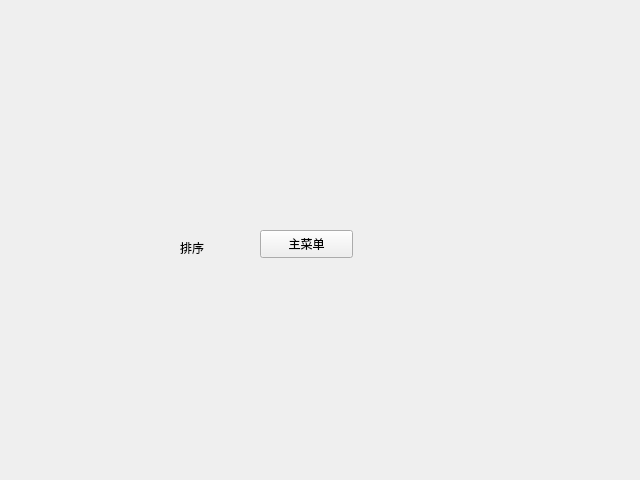
<?xml version="1.0" encoding="UTF-8"?>
<ui version="4.0">
 <class>SortWidget</class>
 <widget class="QWidget" name="SortWidget">
  <property name="geometry">
   <rect>
    <x>0</x>
    <y>0</y>
    <width>640</width>
    <height>480</height>
   </rect>
  </property>
  <property name="windowTitle">
   <string>Form</string>
  </property>
  <widget class="QPushButton" name="returnButton">
   <property name="geometry">
    <rect>
     <x>260</x>
     <y>230</y>
     <width>93</width>
     <height>28</height>
    </rect>
   </property>
   <property name="text">
    <string>主菜单</string>
   </property>
  </widget>
  <widget class="QLabel" name="label">
   <property name="geometry">
    <rect>
     <x>180</x>
     <y>240</y>
     <width>72</width>
     <height>15</height>
    </rect>
   </property>
   <property name="text">
    <string>排序</string>
   </property>
  </widget>
 </widget>
 <resources/>
 <connections/>
</ui>
